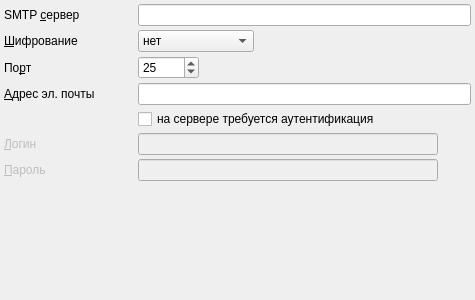
<?xml version="1.0" encoding="UTF-8"?>
<ui version="4.0">
 <class>emailPage</class>
 <widget class="QWidget" name="emailPage">
  <property name="geometry">
   <rect>
    <x>0</x>
    <y>0</y>
    <width>475</width>
    <height>300</height>
   </rect>
  </property>
  <property name="windowTitle">
   <string>Электронная почта</string>
  </property>
  <layout class="QGridLayout" name="gridLayout">
   <property name="margin">
    <number>4</number>
   </property>
   <property name="spacing">
    <number>4</number>
   </property>
   <item row="0" column="0">
    <widget class="QLabel" name="lblSMTPServer">
     <property name="sizePolicy">
      <sizepolicy hsizetype="Maximum" vsizetype="Preferred">
       <horstretch>0</horstretch>
       <verstretch>0</verstretch>
      </sizepolicy>
     </property>
     <property name="minimumSize">
      <size>
       <width>130</width>
       <height>0</height>
      </size>
     </property>
     <property name="text">
      <string>SMTP &amp;сервер</string>
     </property>
     <property name="buddy">
      <cstring>edtSMTPServer</cstring>
     </property>
    </widget>
   </item>
   <item row="0" column="1" colspan="2">
    <widget class="QLineEdit" name="edtSMTPServer">
     <property name="minimumSize">
      <size>
       <width>0</width>
       <height>0</height>
      </size>
     </property>
    </widget>
   </item>
   <item row="1" column="0">
    <widget class="QLabel" name="lblSMTPEncryption">
     <property name="text">
      <string>&amp;Шифрование</string>
     </property>
     <property name="buddy">
      <cstring>cmbSMTPEncryption</cstring>
     </property>
    </widget>
   </item>
   <item row="1" column="1">
    <widget class="QComboBox" name="cmbSMTPEncryption">
     <property name="sizePolicy">
      <sizepolicy hsizetype="Maximum" vsizetype="Fixed">
       <horstretch>0</horstretch>
       <verstretch>0</verstretch>
      </sizepolicy>
     </property>
     <item>
      <property name="text">
       <string>нет</string>
      </property>
     </item>
     <item>
      <property name="text">
       <string>TLS/STARTTLS</string>
      </property>
     </item>
     <item>
      <property name="text">
       <string>SSL</string>
      </property>
     </item>
    </widget>
   </item>
   <item row="2" column="0">
    <widget class="QLabel" name="lblSMTPPort">
     <property name="text">
      <string>По&amp;рт</string>
     </property>
     <property name="buddy">
      <cstring>edtSMTPPort</cstring>
     </property>
    </widget>
   </item>
   <item row="2" column="1">
    <widget class="QSpinBox" name="edtSMTPPort">
     <property name="sizePolicy">
      <sizepolicy hsizetype="Maximum" vsizetype="Fixed">
       <horstretch>0</horstretch>
       <verstretch>0</verstretch>
      </sizepolicy>
     </property>
     <property name="buttonSymbols">
      <enum>QAbstractSpinBox::UpDownArrows</enum>
     </property>
     <property name="minimum">
      <number>1</number>
     </property>
     <property name="maximum">
      <number>65535</number>
     </property>
     <property name="value">
      <number>25</number>
     </property>
    </widget>
   </item>
   <item row="3" column="0">
    <widget class="QLabel" name="lblMailAddress">
     <property name="sizePolicy">
      <sizepolicy hsizetype="Maximum" vsizetype="Preferred">
       <horstretch>0</horstretch>
       <verstretch>0</verstretch>
      </sizepolicy>
     </property>
     <property name="minimumSize">
      <size>
       <width>130</width>
       <height>0</height>
      </size>
     </property>
     <property name="text">
      <string>&amp;Адрес эл. почты</string>
     </property>
     <property name="buddy">
      <cstring>edtMailAddress</cstring>
     </property>
    </widget>
   </item>
   <item row="3" column="1" colspan="2">
    <widget class="QLineEdit" name="edtMailAddress">
     <property name="minimumSize">
      <size>
       <width>300</width>
       <height>0</height>
      </size>
     </property>
    </widget>
   </item>
   <item row="4" column="1">
    <widget class="QCheckBox" name="chkSMTPAuthentification">
     <property name="text">
      <string>на сервере требуется аутентификация</string>
     </property>
    </widget>
   </item>
   <item row="5" column="0">
    <widget class="QLabel" name="lblSMTPLogin">
     <property name="enabled">
      <bool>false</bool>
     </property>
     <property name="sizePolicy">
      <sizepolicy hsizetype="Maximum" vsizetype="Preferred">
       <horstretch>0</horstretch>
       <verstretch>0</verstretch>
      </sizepolicy>
     </property>
     <property name="minimumSize">
      <size>
       <width>130</width>
       <height>0</height>
      </size>
     </property>
     <property name="text">
      <string>&amp;Логин</string>
     </property>
     <property name="buddy">
      <cstring>edtSMTPLogin</cstring>
     </property>
    </widget>
   </item>
   <item row="5" column="1">
    <widget class="QLineEdit" name="edtSMTPLogin">
     <property name="enabled">
      <bool>false</bool>
     </property>
     <property name="minimumSize">
      <size>
       <width>300</width>
       <height>0</height>
      </size>
     </property>
    </widget>
   </item>
   <item row="5" column="2">
    <spacer name="horizontalSpacer_6">
     <property name="orientation">
      <enum>Qt::Horizontal</enum>
     </property>
     <property name="sizeHint" stdset="0">
      <size>
       <width>26</width>
       <height>20</height>
      </size>
     </property>
    </spacer>
   </item>
   <item row="6" column="0">
    <widget class="QLabel" name="lblSMTPPassword">
     <property name="enabled">
      <bool>false</bool>
     </property>
     <property name="sizePolicy">
      <sizepolicy hsizetype="Maximum" vsizetype="Preferred">
       <horstretch>0</horstretch>
       <verstretch>0</verstretch>
      </sizepolicy>
     </property>
     <property name="minimumSize">
      <size>
       <width>130</width>
       <height>0</height>
      </size>
     </property>
     <property name="text">
      <string>&amp;Пароль</string>
     </property>
     <property name="buddy">
      <cstring>edtSMTPPassword</cstring>
     </property>
    </widget>
   </item>
   <item row="6" column="1">
    <widget class="QLineEdit" name="edtSMTPPassword">
     <property name="enabled">
      <bool>false</bool>
     </property>
     <property name="minimumSize">
      <size>
       <width>300</width>
       <height>0</height>
      </size>
     </property>
     <property name="echoMode">
      <enum>QLineEdit::Password</enum>
     </property>
    </widget>
   </item>
   <item row="6" column="2">
    <spacer name="horizontalSpacer_7">
     <property name="orientation">
      <enum>Qt::Horizontal</enum>
     </property>
     <property name="sizeHint" stdset="0">
      <size>
       <width>26</width>
       <height>20</height>
      </size>
     </property>
    </spacer>
   </item>
   <item row="7" column="0">
    <spacer name="spacer">
     <property name="orientation">
      <enum>Qt::Vertical</enum>
     </property>
     <property name="sizeHint" stdset="0">
      <size>
       <width>20</width>
       <height>118</height>
      </size>
     </property>
    </spacer>
   </item>
  </layout>
 </widget>
 <tabstops>
  <tabstop>edtSMTPServer</tabstop>
  <tabstop>cmbSMTPEncryption</tabstop>
  <tabstop>edtSMTPPort</tabstop>
  <tabstop>edtMailAddress</tabstop>
  <tabstop>chkSMTPAuthentification</tabstop>
  <tabstop>edtSMTPLogin</tabstop>
  <tabstop>edtSMTPPassword</tabstop>
 </tabstops>
 <resources/>
 <connections>
  <connection>
   <sender>chkSMTPAuthentification</sender>
   <signal>toggled(bool)</signal>
   <receiver>lblSMTPLogin</receiver>
   <slot>setEnabled(bool)</slot>
   <hints>
    <hint type="sourcelabel">
     <x>150</x>
     <y>116</y>
    </hint>
    <hint type="destinationlabel">
     <x>80</x>
     <y>133</y>
    </hint>
   </hints>
  </connection>
  <connection>
   <sender>chkSMTPAuthentification</sender>
   <signal>toggled(bool)</signal>
   <receiver>lblSMTPPassword</receiver>
   <slot>setEnabled(bool)</slot>
   <hints>
    <hint type="sourcelabel">
     <x>254</x>
     <y>112</y>
    </hint>
    <hint type="destinationlabel">
     <x>97</x>
     <y>156</y>
    </hint>
   </hints>
  </connection>
  <connection>
   <sender>chkSMTPAuthentification</sender>
   <signal>toggled(bool)</signal>
   <receiver>edtSMTPLogin</receiver>
   <slot>setEnabled(bool)</slot>
   <hints>
    <hint type="sourcelabel">
     <x>245</x>
     <y>114</y>
    </hint>
    <hint type="destinationlabel">
     <x>244</x>
     <y>129</y>
    </hint>
   </hints>
  </connection>
  <connection>
   <sender>chkSMTPAuthentification</sender>
   <signal>toggled(bool)</signal>
   <receiver>edtSMTPPassword</receiver>
   <slot>setEnabled(bool)</slot>
   <hints>
    <hint type="sourcelabel">
     <x>269</x>
     <y>113</y>
    </hint>
    <hint type="destinationlabel">
     <x>287</x>
     <y>158</y>
    </hint>
   </hints>
  </connection>
 </connections>
</ui>
